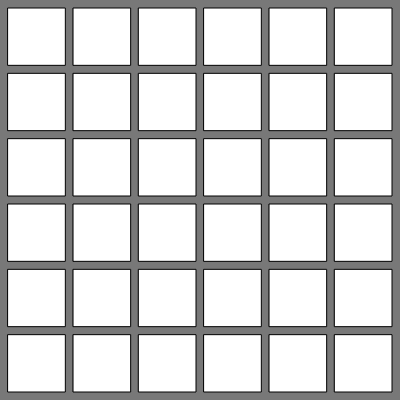
Frame 1 (no input)
Frame 60 (no input): identical to frame 1, image omitted
Frame 120 (the mouse pressed at the canvas centre since frame 60): identical to frame 1, image omitted

The p5.js sketch that drew this single still picture (run headless with seeded random() and noise() and a simulated clock; from frame 60 on, the mouse is pressed at the canvas centre):

// p5.js sketch
// ── sketch.js
const numRows = 6;
const numCols = 6;
const boxPadding = 8;

let boxWidth;
let boxHeight;

function setup() {
  createCanvas(400, 400);

  boxWidth   = (width - ((numCols + 1) * boxPadding))/ numCols;
  boxHeight  = (height - ((numRows + 1) * boxPadding)) / numRows;
}

function draw() {
  background(120);
  renderGrid();
}

function renderGrid(){
  for(let i = 0; i < numRows; i++){
    for(let j = 0; j < numCols; j++){
      rect( getX(j), getY(i), boxWidth, boxHeight);
    }
  }
}
    
function getX(colIndex){
  return colIndex * boxWidth + boxPadding + colIndex * boxPadding;
}
   
function getY(rowIndex){
  return rowIndex * boxHeight + boxPadding + rowIndex * boxPadding;
}
